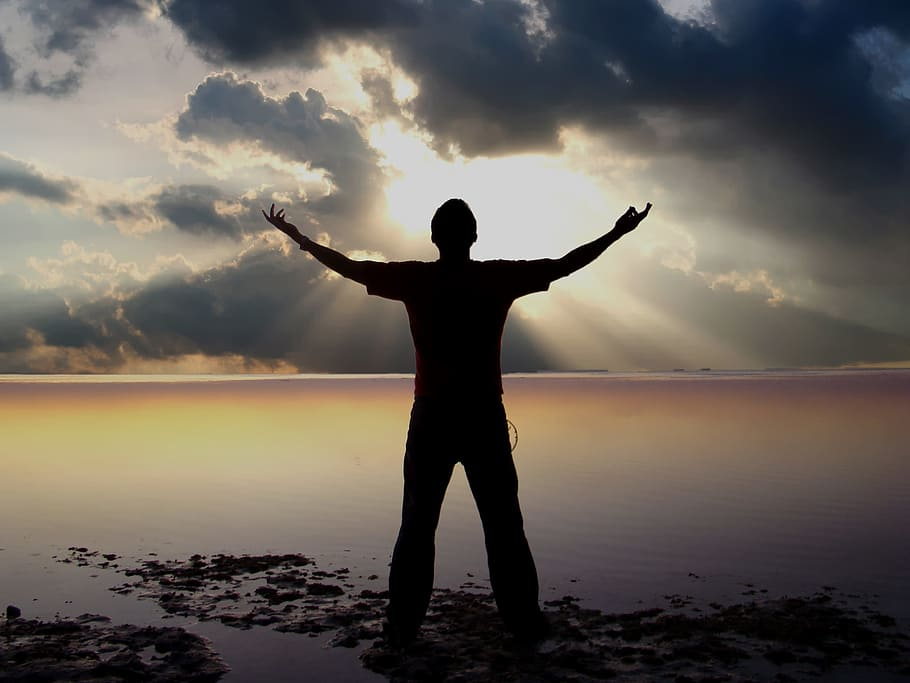
#> input picture man.jpg, 910 x 683 px
$ jupyter execute MECE541_LAB3.ipynb
#> lines starting #> are read from the running program, lines starting #| are printed output that depends on the picture; long printed decimals are rounded
# **Image Processing LAB 3 -12.09.2023**

**Log Tansformation of an Image without Scalar Multiplication**

[cell 1]
import cv2
import numpy as np
import matplotlib.pyplot as plt

org_img = cv2.imread("man.jpg")
#> org_img is the input picture: shape (683, 910, 3); mean B, G, R 88.2, 95.8, 102.7
log_img = np.log(1+org_img)
#> log_img: shape (683, 910, 3) float16; 0% of the values are NaN or infinite; the others: min 0, max 5.54, mean 4.09
prt_img = np.array(log_img,dtype = np.uint8)

plt.imshow(org_img)
plt.show()
plt.imshow(prt_img)
plt.show()

`import cv2`
   - This line imports the OpenCV library, typically used for computer vision tasks, including reading and manipulating images.

`import numpy as np`
   - This line imports the NumPy library, a powerful library for numerical and mathematical operations in Python. It's aliased as `np` for convenience.

`import matplotlib.pyplot as plt`
   - This line imports the Matplotlib library, which is widely used for data visualization, particularly plotting graphs and displaying images. It's aliased as `plt` for convenience.

`org_img = cv2.imread("ron.jpeg")`
   - This line reads an image named img_name and stores it in the variable `org_img` using OpenCV's `imread` function.

`log_img = np.log(1+org_img)`
   - Here, the natural logarithm of each pixel value in `org_img` is calculated after adding 1 to each value. This is often done because there could 0 pixel intensity for a pixel, in that case log(0) will be infinity,adding 1 to each pixel intensity prevents that.

`prt_img = np.array(log_img, dtype=np.uint8)`
   - This line converts the data type of `log_img` to unsigned 8-bit integers (`np.uint8`). This is necessary because image pixel values are typically represented as integers in the range [0, 255].

Last 4 line is for displaying original & transformed images.

**Log Tansformation of an Image with Scalar Multiplication**

[cell 2]
image = cv2.imread('man.jpg')

c = 255 / np.log(1 + np.max(image))
#> c = 45.99
log_image = c*(np.log(image + 1))
#> log_image: shape (683, 910, 3) float16; 0% of the values are NaN or infinite; the others: min 0, max 255, mean 188.4

log_image = np.array(log_image, dtype = np.uint8)
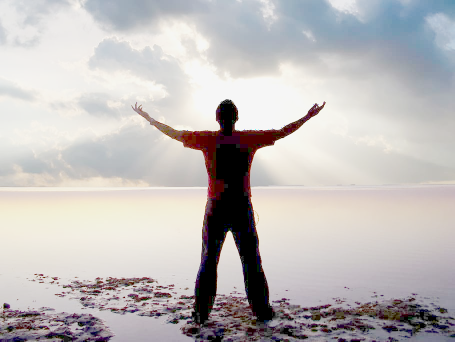
#> log_image: shape (683, 910, 3) (shown at 1/2 size); mean B, G, R 186.2, 186.8, 191

# Display both images
plt.imshow(image)
plt.show()
plt.imshow(log_image)
plt.show()

 `image = cv2.imread('ron.jpeg')`
   - This line reads an image file named 'ron.jpeg' using the OpenCV library's `imread` function and stores it in a variable called 'image'. This line loads the image for further processing.

 `c = 255 / np.log(1 + np.max(image))`
   - This line calculates a constant 'c' used for contrast stretching. It finds the maximum pixel value in the 'image' and then computes 'c' as 255 divided by the natural logarithm (base e) of (1 + maximum pixel value in the image). This is done to enhance the image's contrast.

 `log_image = c*(np.log(image + 1))`
   - Here, a logarithmic transformation is applied to the 'image' data. Each pixel value is increased by 1 and then the natural logarithm is taken. Afterward, each result is multiplied by 'c'.

 `log_image = np.array(log_image, dtype = np.uint8)`
   - This line converts the data type of 'log_image' to an unsigned 8-bit integer ('uint8'). This step is often done because images typically use 8-bit per channel representation with values ranging from 0 to 255. It ensures that the pixel values in 'log_image' are in the correct range for display and storage as an image.

   Then we are displaying both the images.

**Exponential Tansformation of an Image**

[cell 3]
k = 1
img_exp = (1+k)**org_img
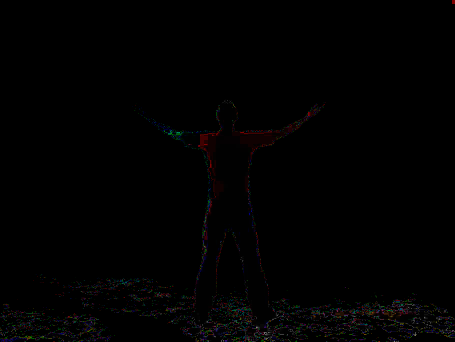
#> img_exp: shape (683, 910, 3) (shown at 1/2 size); mean B, G, R 1.2, 1.2, 1.5
plt.imshow(img_exp)

`k = 1`
   This line initializes a variable named `k` and assigns it the value 1. It seems to be setting a constant called "k."

`img_exp = (1+k)**org_img`
   In this line, a new variable `img_exp` is created. It calculates an "exponentiation" of each pixel value in the original image `org_img` to the power of `1+k`. This mathematical operation is applied to each pixel in the image.

`plt.imshow(img_exp)`
    To display the image `img_exp` that has undergone the previous mathematical transformation. It shows the transformed image, which have been modified based on the exponentiation operation with the value of `k`.

**Power Tansformation of an Image**

[cell 4]
c1 = 0.5
c2 = 1.2
img_pwr = (org_img**c2)
print(np.min(img_pwr),np.max(img_pwr))
#| 0.0 772.411

plt.imshow(img_pwr)
cv2.imshow("Power Transformed Image", img_pwr)
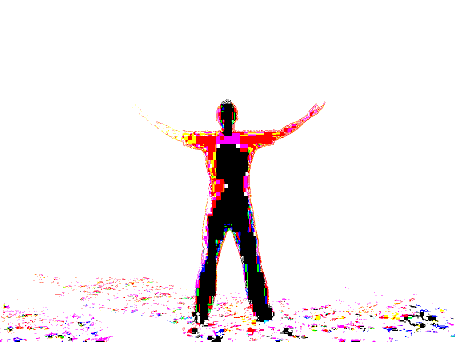
#> window 'Power Transformed Image': shape (683, 910, 3) (shown at 1/2 size); mean B, G, R 239.4, 237.8, 243.9
cv2.waitKey(0)
cv2.destroyAllWindows()

 `c1 = 0.5`
   - This line initializes a variable `c1` with a value of 0.5.

 `c2 = 1.2`
   - This line initializes another variable `c2` with a value of 1.2.

 `img_pwr = (org_img**c2)`
   - This line calculates a new image named `img_pwr` by raising each pixel value of an original image `org_img` to the power of `c2` (1.2 in this case). This is likely a form of image enhancement or transformation.

 `print(np.min(img_pwr), np.max(img_pwr))`
   - This line prints the minimum and maximum pixel values in the `img_pwr` image. It provides information about the range of pixel values in the transformed image.

 `plt.imshow(img_pwr)`
   - This line uses Matplotlib's `plt.imshow` function to display the `img_pwr` image.

 `cv2.imshow("Transformed Image", img_pwr)`
   - This line uses OpenCV's `cv2.imshow` function to display the `img_pwr` image in a window with the title "Transformed Image."

 `cv2.waitKey(0)`
   - This line waits for a key press event (specifically, it waits indefinitely until a key is pressed) in the window where the "Transformed Image" is displayed. This is used to keep the window open until the user decides to close it.

 `cv2.destroyAllWindows()`
   - This line closes all OpenCV windows, including the "Transformed Image" window, when the program is done executing.

[cell 5]
img_name = 'plato.jpg'

**Histogram Equalization of an Image**

Grey image

[cell 6]
img_for_hist = cv2.imread(img_name,0)
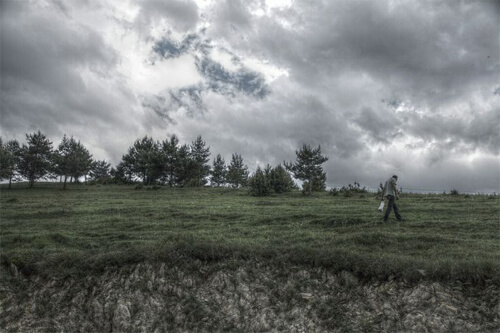
#> input picture plato.jpg, 500 x 333 px
histg_org = cv2.calcHist([img_for_hist], [0], None, [256], [0,256])
#> histg_org = 256 values, max 1600 at index 68, min 0 at index 0, mean 650.4

equ_grey = cv2.equalizeHist(img_for_hist)
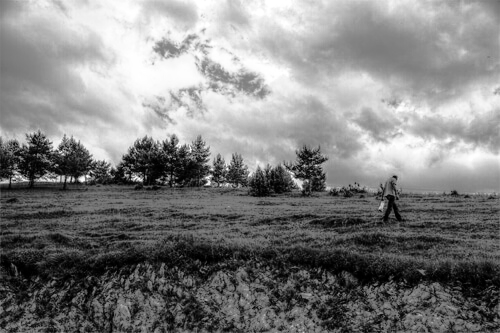
#> equ_grey: shape (333, 500); min 0, max 255, mean 128.2
histg_equ = cv2.calcHist([equ_grey], [0], None, [256], [0,256])
#> histg_equ = 256 values, max 1600 at index 75, min 0 at index 12, mean 650.4

plt.title('Before Histogram Equalization')
plt.plot(histg_org)
plt.show()
plt.title('After Histogram Equalization')
plt.plot(histg_equ)
plt.show()

 `img_for_hist = cv2.imread('ron.jpeg',0)`
   - This line reads an image named img_name in grayscale mode (indicated by the '0' argument) and stores it in the variable `img_for_hist`. This image is used for histogram analysis and equalization.

 `histg_org = cv2.calcHist([img_for_hist], [0], None, [256], [0,256])`
   - This line calculates the histogram of pixel intensities in the `img_for_hist` image. The `cv2.calcHist` function is used with `[0]` to specify that we are calculating the histogram for channel 0 (grayscale), and `[256]` indicates that we want 256 bins. The range of pixel values considered is from 0 to 255.

 `equ_grey = cv2.equalizeHist(img_for_hist)`
   - Here, the code applies histogram equalization to the `img_for_hist` image using `cv2.equalizeHist`. This operation enhances the image's contrast by redistributing pixel intensities.

 `histg_equ = cv2.calcHist([equ_grey], [0], None, [256], [0,256])`
   - Similar to line 2, this line calculates the histogram of pixel intensities, but for the image after histogram equalization (`equ_grey`).

 `plt.title('Before Histogram Equalization')`
   - This line sets the title of the upcoming plot to 'Before Histogram Equalization'.

 `plt.plot(histg_org)`
   - This line creates a plot of the histogram of the original image (`histg_org`). It shows how pixel intensities are distributed in the original image.

 `plt.show()`
   - This line displays the plot created in the previous line.

 `plt.title('After Histogram Equalization')`
   - This line sets the title of the next plot to 'After Histogram Equalization'.

 `plt.plot(histg_equ)`
   - This line creates a plot of the histogram of the image after histogram equalization (`histg_equ`). It shows the changes in pixel intensity distribution due to the equalization process.

 `plt.show()`
    - This line displays the plot of the histogram after equalization.

In summary, this code loads an image, calculates and plots its histogram before and after histogram equalization to visualize the impact of this image enhancement technique on pixel intensity distribution.

[cell 7]
res_comp = np.hstack((img_for_hist,equ_grey))

cv2.imshow("histogram result comparison",res_comp)
cv2.waitKey(0)
cv2.destroyAllWindows()

 `res_comp = np.hstack((img_for_hist,equ_grey))`
    - Horizontally stacks the original grayscale image and the equalized image side by side, creating a visual comparison.

 `cv2.imshow("histogram result comparison", res_comp)`
    - Displays the visual comparison of the original and equalized images in a window with the title "histogram result comparison."

 `cv2.waitKey(0)`
    - Pauses the program until a key is pressed in the OpenCV window.

 `cv2.destroyAllWindows()`
    - Closes all OpenCV windows when the program is terminated.

This code segment essentially shows the before and after image of histogram equalization.

Color Image (HSV Equalization)

[cell 8]
col_img_hist = cv2.imread(img_name)
#> col_img_hist is the input picture: shape (333, 500, 3); mean B, G, R 116.6, 118.3, 114.9
color = ('b', 'g', 'r')
for i, col in enumerate(color):
  histr = cv2.calcHist([col_img_hist], [i], None, [256], [0,256])
  plt.title("Before HSV Equalization")
  plt.plot(histr, color = col)
  plt.xlim([0,256])

plt.show()

 `col_img_hist = cv2.imread(img_name)`
   - This line reads an image file named img_name and stores it in the variable `col_img_hist`. The image is typically stored as a NumPy array.

 `color = ('b', 'g', 'r')`
   - Here, a tuple named `color` is created, containing the letters 'b', 'g', and 'r'. These letters represent the color channels blue, green, and red, respectively.

 `for i, col in enumerate(color):`
   - This line starts a loop that iterates over the elements in the `color` tuple. The `enumerate` function is used to get both the index (`i`) and the color channel (`col`) at each iteration.

 `histr = cv2.calcHist([col_img_hist], [i], None, [256], [0,256])`
   - Inside the loop, this line calculates the histogram (`histr`) of the current color channel (`col`) in the image `col_img_hist`. The histogram represents the distribution of pixel values in that channel, with values ranging from 0 to 255.

 `plt.title("Before HSV Equalization")`
   - This line sets the title of the plot to "Before HSV Equalization." This title will appear above the histogram plot.

 `plt.plot(histr, color=col)`
   - Using Matplotlib, this line plots the histogram `histr` with the color specified by the current color channel (`col`). This results in three separate histograms, one for each color channel, in the same plot.

 `plt.xlim([0, 256])`
   - This sets the limits of the x-axis of the plot to range from 0 to 256, which is the typical range of pixel values in an 8-bit image.

 `plt.show()`
   - Finally, outside the loop, this line displays the histogram plot with all three color channels. The `show` function from Matplotlib is used to render the plot on the screen.

In summary, this code reads an image, calculates and plots the histograms for its blue, green, and red color channels, and then displays these histograms in a single plot with different colors. It's typically used for visualizing the pixel value distribution in each color channel before some kind of image processing, like Histogram Equalization (as hinted by the title).

Hue Equalization

[cell 9]
col_img_hist = cv2.imread(img_name)
img_hsv = cv2.cvtColor(col_img_hist, cv2.COLOR_RGB2HSV)
#> img_hsv: shape (333, 500, 3); mean H, S, V 45.4, 25.2, 121

img_hsv[:,:,0]=cv2.equalizeHist(img_hsv[:,:,0]) #hue Equalization
#> img_hsv: shape (333, 500, 3); mean H, S, V 134.7, 25.2, 121
img_rgb = cv2.cvtColor(img_hsv,cv2.COLOR_HSV2BGR)
res_comp = np.hstack((col_img_hist,img_rgb))
#> res_comp: shape (333, 1000, 3)

cv2.imshow("histogram result comparison (Hue) ",res_comp)
cv2.waitKey(0)
cv2.destroyAllWindows()

 `col_img_hist = cv2.imread(img_name)`
   - This line reads an image named img_name from the current directory and stores it in the variable `col_img_hist`. This image is loaded in its original color format (RGB).

 `img_hsv = cv2.cvtColor(col_img_hist, cv2.COLOR_RGB2HSV)`
   - This line converts the loaded image `col_img_hist` from its original RGB color space to the HSV (Hue, Saturation, Value) color space. The resulting image is stored in `img_hsv`.

 `img_hsv[:,:,0]=cv2.equalizeHist(img_hsv[:,:,0])`
   - Here, the code equalizes the histogram of the hue channel (channel 0) in the HSV image `img_hsv`. This equalization process can enhance the contrast in the hue channel, making it more evenly distributed.

 `img_rgb = cv2.cvtColor(img_hsv, cv2.COLOR_HSV2BGR)`
   - After equalizing the hue channel, this line converts the image `img_hsv` back from the HSV color space to the RGB color space. The result is stored in `img_rgb`.

 `res_comp = np.hstack((col_img_hist, img_rgb))`
   - This line horizontally stacks (concatenates side by side) the original RGB image `col_img_hist` and the modified RGB image `img_rgb`, creating a single image for comparison. The result is stored in `res_comp`.

 `cv2.imshow("histogram result comparison (Hue)", res_comp)`
   - The code uses OpenCV's `imshow` function to display the resulting image `res_comp` in a window with the title "histogram result comparison (Hue)."

 `cv2.waitKey(0)`
   - This line waits indefinitely for a keyboard event. It's typically used to display the image until a key is pressed.

 `cv2.destroyAllWindows()`
   - After a key is pressed, or when the window is closed, this line closes all OpenCV windows, releasing the resources associated with them.

Saturation Equalization

[cell 10]
col_img_hist = cv2.imread(img_name)
img_hsv = cv2.cvtColor(col_img_hist, cv2.COLOR_RGB2HSV)

img_hsv[:,:,1]=cv2.equalizeHist(img_hsv[:,:,1]) # Saturation Equalization
#> img_hsv: shape (333, 500, 3); mean H, S, V 45.4, 128.6, 121
img_rgb = cv2.cvtColor(img_hsv,cv2.COLOR_HSV2BGR)
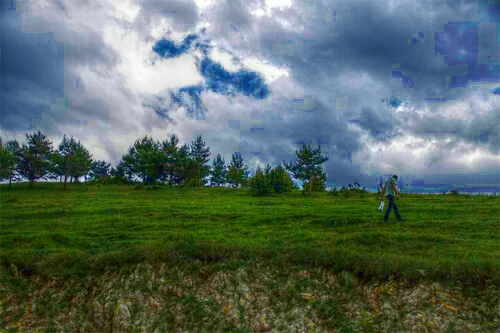
#> img_rgb: shape (333, 500, 3); mean R, G, B 88.7, 106.8, 98.9
res_comp = np.hstack((col_img_hist,img_rgb))

cv2.imshow("histogram result comparison (Saturation) ",res_comp)
cv2.waitKey(0)
cv2.destroyAllWindows()

Equalizing the Saturation Channel
`img_hsv[:,:,1]=cv2.equalizeHist(img_hsv[:,:,1])`
   - Here, the code equalizes the histogram of the saturation channel (channel 1) in the HSV image `img_hsv`. This equalization process can enhance the contrast in the saturation channel, making it more evenly distributed.

Value Equalization

[cell 11]
col_img_hist = cv2.imread(img_name)
img_hsv = cv2.cvtColor(col_img_hist, cv2.COLOR_RGB2HSV)

img_hsv[:,:,2]=cv2.equalizeHist(img_hsv[:,:,2]) #Value Equalization
#> img_hsv: shape (333, 500, 3); mean H, S, V 45.4, 25.2, 128.3
img_rgb = cv2.cvtColor(img_hsv,cv2.COLOR_HSV2BGR)
res_comp = np.hstack((col_img_hist,img_rgb))

cv2.imshow("histogram result comparison (Value) ",res_comp)
cv2.waitKey(0)
cv2.destroyAllWindows()

Equalizing the Value Channel
`img_hsv[:,:,2]=cv2.equalizeHist(img_hsv[:,:,2])`
   - Here, the code equalizes the histogram of the value channel (channel 2) in the HSV image `img_hsv`. This equalization process can enhance the contrast in the value channel, making it more evenly distributed.

HSV Equalization

[cell 12]
col_img_hist = cv2.imread(img_name)
img_hsv = cv2.cvtColor(col_img_hist, cv2.COLOR_RGB2HSV)

img_hsv[:,:,0]=cv2.equalizeHist(img_hsv[:,:,0])
img_hsv[:,:,1]=cv2.equalizeHist(img_hsv[:,:,1])
#> img_hsv: shape (333, 500, 3); mean H, S, V 134.7, 128.6, 121
img_hsv[:,:,2]=cv2.equalizeHist(img_hsv[:,:,2])
#> img_hsv: shape (333, 500, 3); mean H, S, V 134.7, 128.6, 128.3

img_bgr = cv2.cvtColor(img_hsv,cv2.COLOR_HSV2BGR)
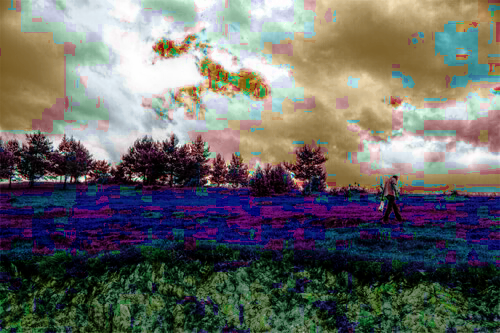
#> img_bgr: shape (333, 500, 3); mean R, G, B 105.2, 104.9, 101.8
res_comp = np.hstack((col_img_hist,img_bgr))

cv2.imshow("histogram result comparison (HSV) ",res_comp)
cv2.waitKey(0)
cv2.destroyAllWindows()

In this code we are equalizing the Hue, Saturation & Value Histogram all at once and showing the result image and original image side by side.

[cell 13]
color = ('b', 'g', 'r')
for i, col in enumerate(color):
  histr = cv2.calcHist([img_rgb], [i], None, [256], [0,256])
  plt.title("After HSV Equalization")
  plt.plot(histr, color = col)
  plt.xlim([0,256])

plt.show()
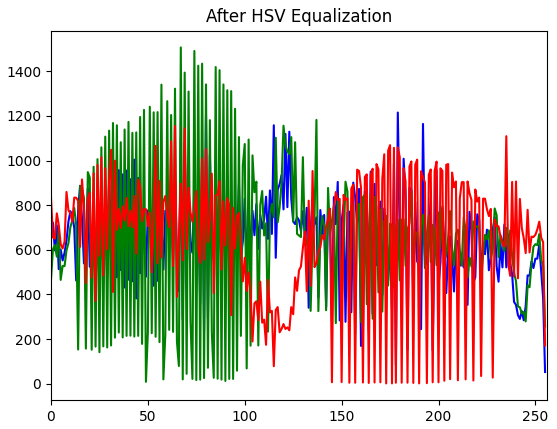
#> figure drawn by matplotlib, 1 panel; curve peaks at x = 179, y = 1215; curve peaks at x = 67, y = 1507; curve peaks at x = 64, y = 1154

After Equalizing HSV Image and convering it back to RGB space the above code is plotting the histogram plot of the resultant image.

[cell 14]
img = cv2.imread(img_name, 1)
img = cv2.cvtColor(img, cv2.COLOR_BGR2RGB)

R, G, B = cv2.split(img)

output1_R = cv2.equalizeHist(R)
output1_G = cv2.equalizeHist(G)
output1_B = cv2.equalizeHist(B)

output1 = cv2.merge((output1_R,
                     output1_G, output1_B))


# Contrast Limited Adaptive Histogram Equalization

clahe = cv2.createCLAHE(clipLimit=2.0,
                       tileGridSize=(8, 8))

output2_R = clahe.apply(R)
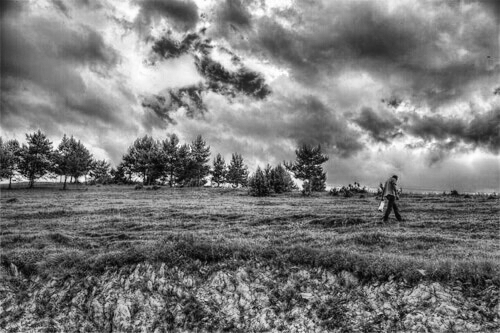
#> output2_R: shape (333, 500); min 3, max 255, mean 121.8
output2_G = clahe.apply(G)
output2_B = clahe.apply(B)


output2 = cv2.merge((output2_R, output2_G,
                     output2_B))

res_comp = np.hstack((img, output1, output2))
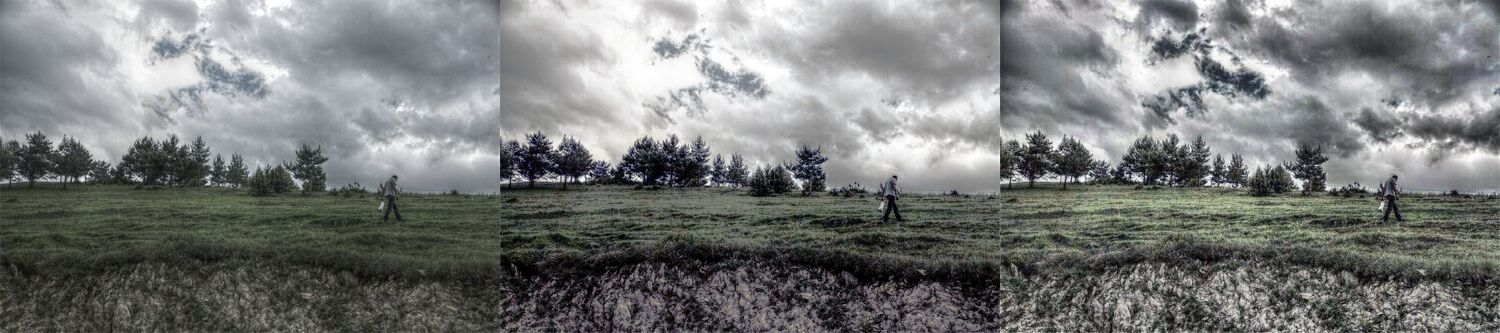
#> res_comp: shape (333, 1500, 3); mean R, G, B 121.6, 123.5, 122.3
output = [img, output1, output2]
titles = ['Original Image',
          'Adjusted Histogram', 'CLAHE']
for i in range(3):
    plt.subplot(1, 3, i+1)
    plt.imshow(output[i])
    plt.title(titles[i])
    plt.xticks([])
    plt.yticks([])
plt.show()

cv2.imshow("histogram result comparison (HSV) ",res_comp)
cv2.waitKey(0)
cv2.destroyAllWindows()
